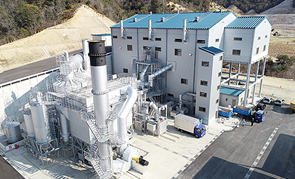
#> input picture informationJson/武京商会.png, 295 x 179 px
$ python 3_save_status.py
#> lines starting #> are read from the running program, lines starting #| are printed output that depends on the picture
import cv2
import os
import numpy as np
import json
from typing import Tuple, Optional, List, Any

# =========================================================================
# 📦 ฟังก์ชันหลักของการตัดแบ่ง (ไม่เปลี่ยน)
# =========================================================================

def split_manual_2_1(img):
    """
    แบ่งภาพออกเป็น 4 ส่วนเท่าๆ กัน (25% x 4)
    ส่งค่ากลับเป็น list ของ (x, y, w, h)
    """
    h, w = img.shape[:2]

    # คำนวณจุดแบ่ง 3 จุด
    split_x_1 = w // 4       # 25%
    split_x_2 = w // 2       # 50%
    split_x_3 = (w * 3) // 4 # 75%

    boxes = []

    # กล่อง 1: 0% - 25%
    w1 = split_x_1
    boxes.append((0, 0, w1, h))

    # กล่อง 2: 25% - 50%
    x2 = split_x_1
    w2 = split_x_2 - split_x_1
    boxes.append((x2, 0, w2, h))

    # กล่อง 3: 50% - 75%
    x3 = split_x_2
    w3 = split_x_3 - split_x_2
    boxes.append((x3, 0, w3, h))

    # กล่อง 4: 75% - 100% (เก็บส่วนที่เหลือทั้งหมด)
    x4 = split_x_3
    w4 = w - split_x_3
    boxes.append((x4, 0, w4, h))

    return boxes


# =========================================================================
# 🔎 ฟังก์ชัน SIFT Matching (ไม่เปลี่ยน)
# =========================================================================

def find_tab_sift(template_img: np.ndarray, target_img: np.ndarray) -> Tuple[Optional[Tuple[int, int, int, int]], Any]:
    """
    ใช้ SIFT และ Flann-based Matcher เพื่อค้นหาตำแหน่งของ template_img ใน target_img
    """
    sift = cv2.SIFT_create()
    kp_template, des_template = sift.detectAndCompute(template_img, None)
    kp_target, des_target = sift.detectAndCompute(target_img, None)

    if des_template is None or des_target is None or len(des_template) < 2 or len(des_target) < 2:
        return None, None

    des_template = des_template.astype(np.float32)
    des_target = des_target.astype(np.float32)

    FLANN_INDEX_KDTREE = 1
    index_params = dict(algorithm=FLANN_INDEX_KDTREE, trees=5)
    search_params = dict(checks=50)
    flann = cv2.FlannBasedMatcher(index_params, search_params)

    try:
        matches = flann.knnMatch(des_template, des_target, k=2)
    except cv2.error:
        return None, None

    good_matches = []
    for m, n in matches:
        if m.distance < 0.75 * n.distance:
            good_matches.append(m)

    MIN_MATCH_COUNT = 5

    if len(good_matches) > MIN_MATCH_COUNT:
        src_pts = np.float32([kp_template[m.queryIdx].pt for m in good_matches]).reshape(-1, 1, 2)
        dst_pts = np.float32([kp_target[m.trainIdx].pt for m in good_matches]).reshape(-1, 1, 2)

        M, mask = cv2.findHomography(src_pts, dst_pts, cv2.RANSAC, 5.0)

        if M is not None:
            h, w = template_img.shape[:2]
            pts = np.float32([[0, 0], [0, h - 1], [w - 1, h - 1], [w - 1, 0]]).reshape(-1, 1, 2)
            dst = cv2.perspectiveTransform(pts, M)

            x_min = int(np.min(dst[:, 0, 0]))
            y_min = int(np.min(dst[:, 0, 1]))
            x_max = int(np.max(dst[:, 0, 0]))
            y_max = int(np.max(dst[:, 0, 1]))

            tab_box_sift = (x_min, y_min, x_max - x_min, y_max - y_min)

            return tab_box_sift, (kp_template, kp_target, good_matches, mask, M, dst)
        else:
            return None, None
    else:
        return None, None

# =========================================================================
# 🛠️ ฟังก์ชันเสริม (ไม่เปลี่ยน)
# =========================================================================

# [10 lines left out: function check_overlap, not called in this run]

def read_image_unicode_path(path: str) -> Optional[np.ndarray]:
    """
    อ่านไฟล์ภาพจากพาธที่มีอักขระ Unicode (เช่น ภาษาญี่ปุ่น) โดยใช้ Buffer
    """
    img_data = np.fromfile(path, np.uint8)
    if img_data.size == 0:
        return None
    return cv2.imdecode(img_data, cv2.IMREAD_COLOR)

# =========================================================================
# 💾 ฟังก์ชันโหลด JSON และบันทึกรูป ROI
# =========================================================================

def load_rois_from_json(filename_prefix: str, output_dir: str) -> Optional[dict]:
    """โหลดพิกัด Normalized ROIs จากไฟล์ JSON ที่ชื่อเดียวกับ Template"""
    json_filename = f"{os.path.splitext(filename_prefix)[0]}.json"
    json_path = os.path.join(output_dir, json_filename)

    if os.path.exists(json_path):
        try:
            with open(json_path, 'r', encoding='utf-8') as f:
                data = json.load(f)
            return data.get("rois")
        except Exception as e:
            print(f"❌ Error reading JSON {json_filename}: {e}")
            return None
    return None

# [33 lines left out: function save_cropped_roi, not called in this run]


# =========================================================================
# ⚙️ ฟังก์ชันประมวลผลหลัก
# =========================================================================

def show_images_in_folder(folder: str, output_folder: str):
    image_files = [f for f in os.listdir(folder) if f.lower().endswith(('.png', '.jpg', '.jpeg'))]
    image_files.sort()
    if not image_files:
        print("❌ ไม่พบรูปในโฟลเดอร์:", folder)
        return

    # 🔥 ROI ที่ต้องการบันทึกเป็นรูปภาพสำหรับ SIFT Template ในอนาคต (ตรวจสอบจากชื่อ Label)
    ROIS_TO_SAVE = [
        "乾溜ガス化炉A_運転状況",
        "乾溜ガス化炉B_運転状況"
    ]

    # --- 1. โหลด FIXED TEMPLATE และ JSON ก่อนเริ่มลูป ---
    FIXED_TEMPLATE_FILENAME = "武京商会.png"

    fixed_template_path = os.path.join(output_folder, FIXED_TEMPLATE_FILENAME)
    template_img = read_image_unicode_path(fixed_template_path)
#> in read_image_unicode_path, returned value is the input picture: shape (179, 295, 3); mean B, G, R 152.9, 151.5, 147.7
    sift_load_status = f"SIFT Template: {'✅' if template_img is not None else '❌'} {FIXED_TEMPLATE_FILENAME} loaded."
#> sift_load_status = 'SIFT Template: ✅ 武京商会.png loaded.'

    rois_normalized = load_rois_from_json(FIXED_TEMPLATE_FILENAME, output_folder)
    json_load_status = f"JSON ROI: {'✅' + str(len(rois_normalized)) + ' ROIs loaded.' if rois_normalized else '❌ Not Found or Error.'}"

    # พิมพ์ชื่อไฟล์ที่จะบันทึกหาก SIFT เจอ
    if rois_normalized:
        print("\nROIs ที่จะถูกบันทึกเป็นไฟล์ภาพ (Template สำหรับ SIFT ในอนาคต):")
        for roi_name in ROIS_TO_SAVE:
             if roi_name in rois_normalized:
                 print(f" - {roi_name}.png")
             else:
                 print(f" - ⚠️ {roi_name}.png (ไม่พบใน JSON)")
        print("-" * 30)


    idx = 0
    max_display_w, max_display_h = 1600, 900

    while True:
        base_filename = image_files[idx]
        path = os.path.join(folder, base_filename)
        img = read_image_unicode_path(path) # Target Image
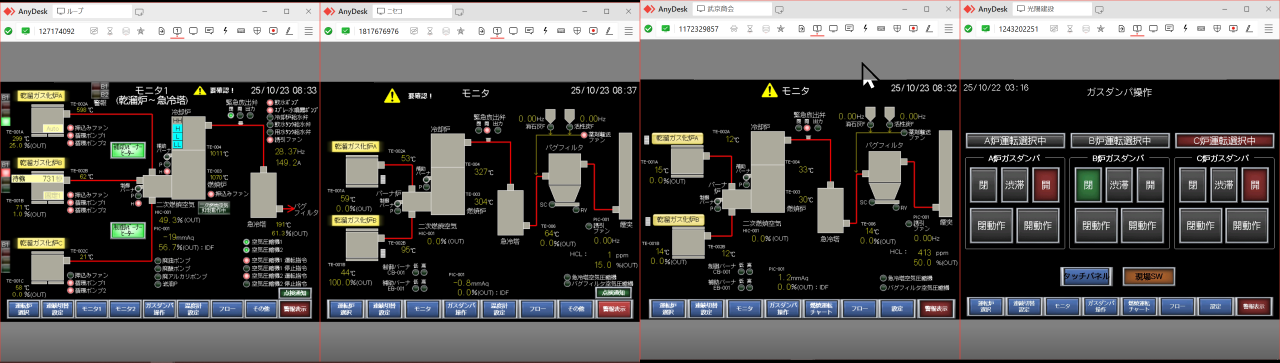
#> input picture uploaded_images/tv2/3/1.png, 3840 x 1087 px (shown at 1/3 size)
#> in read_image_unicode_path, returned value is the input picture: shape (1087, 3840, 3); mean B, G, R 80.7, 81.6, 82.5

        if img is None:
            print(f"⚠️ โหลดรูปไม่สำเร็จ: {path}")
            idx = (idx + 1) % len(image_files)
            continue

        h, w = img.shape[:2] # ได้ขนาดภาพต้นฉบับ
#> h = 1087; w = 3840

        # 2. แบ่งภาพเป็น Panel Boxes
        boxes = split_manual_2_1(img)
#> boxes = [(0, 0, 960, 1087), (960, 0, 960, 1087), (1920, 0, 960, 1087), (2880, 0, 960, 1087)]
        sift_box = None
        sift_info = "SIFT: Match Not Attempted"

        # 3. SIFT Matching
        if template_img is not None:
            sift_box, _ = find_tab_sift(template_img, img)
#> in find_tab_sift, `kp_template, des_template = sift.detectAndCompute(template_img, None)`: kp_template = 514 keypoints; strongest (x, y, size): (142, 162, 5.2), (217, 40, 2.1), (222, 78, 1.9), (114, 76, 2.5)
#> in find_tab_sift, `kp_target, des_target = sift.detectAndCompute(target_img, None)`: kp_target = 15405 keypoints; strongest (x, y, size): (3051, 270, 2), (3051, 259, 1.9), (3651, 466, 2.8), (3024, 466, 2.8)
#> in find_tab_sift, `des_template = des_template.astype(np.float32)`:
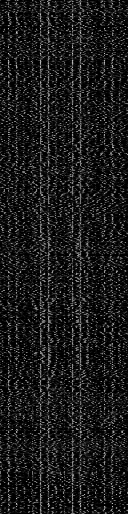
#> des_template: shape (514, 128) float32; min 0, max 206, mean 26.7
#> in find_tab_sift, `matches = flann.knnMatch(des_template, des_target, k=2)`: matches = 514 matches
#> after the loop in find_tab_sift, `for m, n in matches:`: good_matches = 5 matches

        # 4. ตรวจสอบ Panel ที่ SIFT เจอและจัดการการแสดงผล
        display_img = img.copy()
        display_text = "Match Failed."

        if sift_box:
            sift_info = f"SIFT: DETECTED W:{sift_box[2]} H:{sift_box[3]}"
            x_sift_abs, y_sift_abs, w_sift, h_sift = sift_box
            panel_found_index = -1

            # 4.1 ตรวจสอบ Panel ที่ซ้อนทับ
            for i, p_box in enumerate(boxes):
                if check_overlap(sift_box, p_box):
                    panel_found_index = i
                    x_p, y_p, w_p, h_p = p_box

                    # 🔥 4.2 ครอบตัดเฉพาะ Panel ที่พบ (แสดงผล)
                    display_img = img[y_p:y_p+h_p, x_p:x_p+w_p].copy()
                    display_text = f"Panel {panel_found_index + 1} (Cropped)"

                    # 4.3 วาด SIFT Box (สีน้ำเงิน)
                    x_rel = x_sift_abs - x_p
                    y_rel = y_sift_abs - y_p
                    cv2.rectangle(display_img, (x_rel, y_rel), (x_rel + w_sift, y_rel + h_sift), (255, 0, 0), 2)

                    # 🔥 4.4 วาด ROI จาก JSON และบันทึกรูปภาพที่ต้องการ
                    if rois_normalized:

                        save_status_info = []

                        for label, coords_n in rois_normalized.items():

                            # แปลงพิกัด Normalized เป็นพิกัดสัมบูรณ์
                            x1n, y1n, x2n, y2n = coords_n
                            x1_abs, y1_abs = int(x1n * w), int(y1n * h)
                            x2_abs, y2_abs = int(x2n * w), int(y2n * h)

                            # แปลงพิกัดสัมบูรณ์เป็นพิกัดสัมพัทธ์ (ใน Panel ที่ถูกตัด)
                            x_roi_rel = x1_abs - x_p
                            y_roi_rel = y1_abs - y_p
                            w_roi = x2_abs - x1_abs
                            h_roi = y2_abs - y1_abs

                            # ตรวจสอบว่า ROI นี้อยู่ใน Panel ที่ถูกตัดหรือไม่
                            if x_roi_rel < w_p and y_roi_rel < h_p:

                                # วาด ROI (สีแดง)
                                cv2.rectangle(display_img, (x_roi_rel, y_roi_rel), (x_roi_rel + w_roi, y_roi_rel + h_roi), (0, 0, 255), 2)

                                # แสดง Label บนภาพ
                                cv2.putText(display_img, label, (x_roi_rel, y_roi_rel - 5),
                                            cv2.FONT_HERSHEY_SIMPLEX, 0.5, (0, 0, 255), 1)

                                # 🔥 บันทึกรูปภาพ ROI ที่ต้องการ (ตรวจสอบจากชื่อ Label)
                                if label in ROIS_TO_SAVE:
                                    save_result = save_cropped_roi(img, coords_n, label, output_folder)
                                    # เพื่อให้ข้อความสถานะไม่ยาวเกินไป ให้แสดงแค่ Saved/Error
                                    save_status_info.append(f"Save '{label}': {save_result.split(':')[0]}")

                        if save_status_info:
                            # แสดงสถานะการบันทึกใน console
                            print(f"\n--- Saving ROIs for {base_filename} ---")
                            print("\n".join(save_status_info))
                            print("-" * 30)

                    break # เจอ Panel แรกที่ซ้อนทับแล้ว ออกจากลูป

            if panel_found_index == -1:
                # SIFT เจอ แต่ไม่อยู่ใน 3 กล่องที่เราแบ่งไว้
                cv2.rectangle(display_img, (x_sift_abs, y_sift_abs), (x_sift_abs + w_sift, y_sift_abs + h_sift), (255, 0, 0), 2)
                display_text = "SIFT Found, but outside main panels."

        else:
            sift_info = "SIFT: NOT FOUND"
            display_text = "Match Failed."


        # 5. แสดงข้อมูลการตรวจจับ
        # แสดงสถานะการโหลด Template และ JSON
        cv2.putText(display_img, sift_load_status, (10, 30), cv2.FONT_HERSHEY_SIMPLEX, 0.7, (0, 255, 0), 2)
        cv2.putText(display_img, json_load_status, (10, 55), cv2.FONT_HERSHEY_SIMPLEX, 0.7, (0, 255, 0), 2)

        # แสดงผลลัพธ์ SIFT และสถานะ
        cv2.putText(display_img,
                    f"{base_filename} ({idx+1}/{len(image_files)}) | {sift_info} | Showing: {display_text}",
                    (10, 80), cv2.FONT_HERSHEY_SIMPLEX, 0.7, (255, 0, 0), 2)

        # 6. ย่อภาพและแสดงผล
        h_disp, w_disp = display_img.shape[:2]
#> h_disp = 1087; w_disp = 3840
        scale = min(max_display_w / w_disp, max_display_h / h_disp, 1.0)
#> scale = 0.417
        if scale < 1.0:
            display_img = cv2.resize(display_img, None, fx=scale, fy=scale, interpolation=cv2.INTER_AREA)
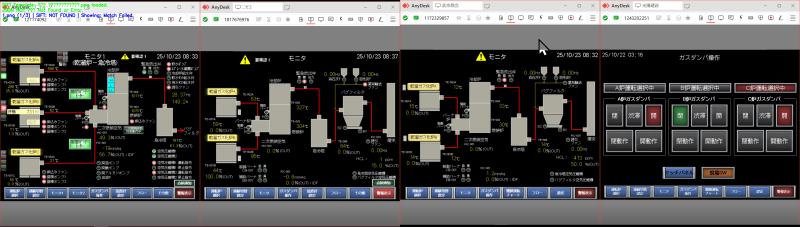
#> display_img: shape (453, 1600, 3) (shown at 1/2 size); mean B, G, R 80.3, 81.4, 81.9

        cv2.imshow(f"Automatic ROI Marking (Panel View)", display_img)
        key = cv2.waitKey(0) & 0xFF
#> (key q is pressed here)

        if key == ord('d'): idx = (idx + 1) % len(image_files)
        elif key == ord('a'): idx = (idx - 1) % len(image_files)
        elif key == ord('q'): break

    cv2.destroyAllWindows()

# =========================================================================
# 🚀 จุดเริ่มต้นของโปรแกรม
# =========================================================================

if __name__ == "__main__":
    # ⚠️ 1. โฟลเดอร์ที่มีไฟล์รูปภาพต้นฉบับ (Target Images)
    input_folder = r"C:\Project\DisplayPlantWebsite\uploaded_images\tv2\3"

    # ⚠️ 2. โฟลเดอร์ที่มีไฟล์ Template "鈴木工業.png" และ JSON "鈴木工業.json"
    output_folder = r"C:\Project\DisplayPlantWebsite\output_tab_images"

    if not os.path.isdir(input_folder):
        print(f"🚨 Error: โฟลเดอร์ต้นทางไม่พบ: {input_folder}")
    else:
        show_images_in_folder(input_folder, output_folder)
